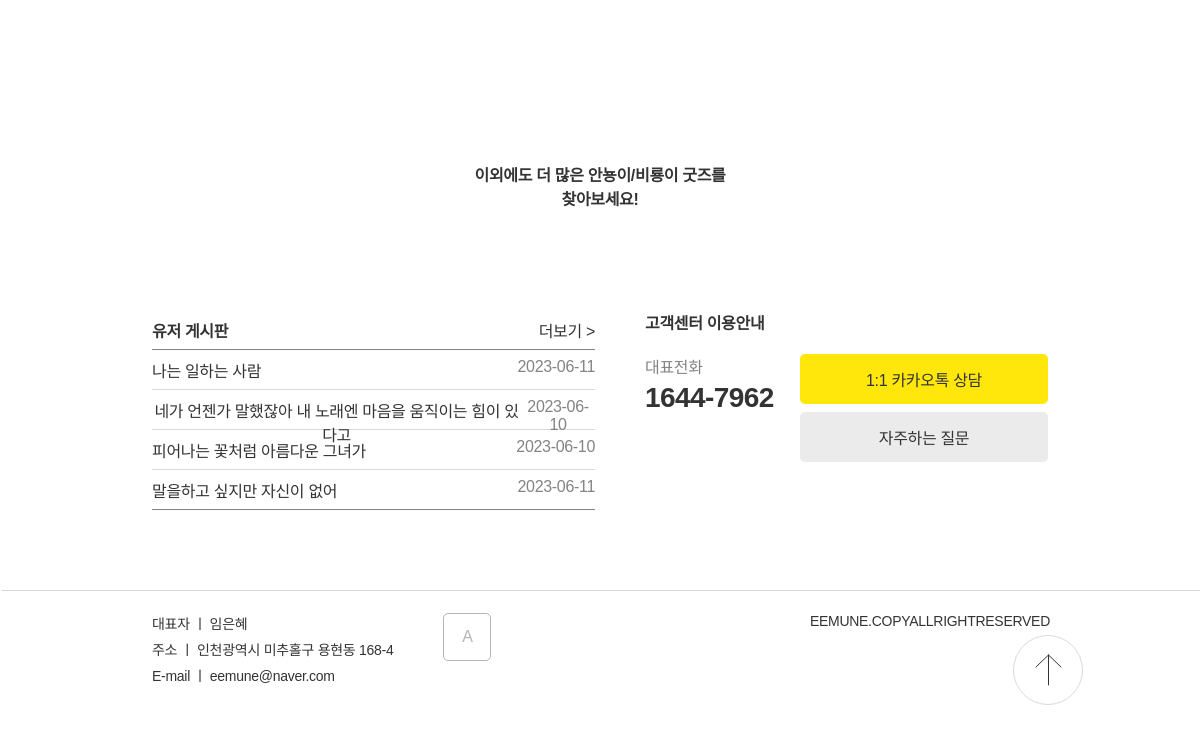
Before: / (lower part) with the older database file.
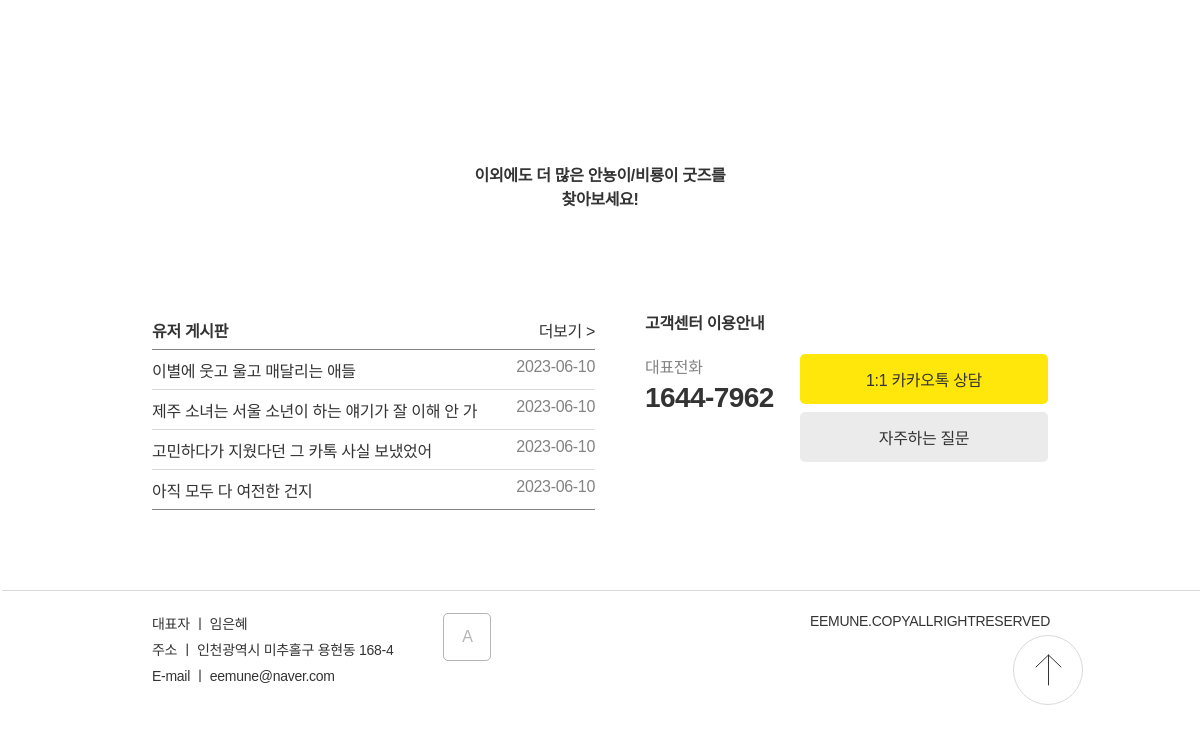
After: the same page with the newer database file.
### data_models.py (models this page shows)
class Board(db.Model):
    __tablename__="Board"
    id=Column(db.Integer, primary_key=True)
    post_id=Column(String(8))
    writer_id = Column(String(32))
    title=Column(String)
    content=Column(String)
    data=Column(String)

### server.py (the view)
@app.route('/')
def gogo_main():
    board_data=db.session.query(Board).order_by(desc(Board.id)).all()[:4]
    return render_template('index.html', Wishlist=Wishlist, boards = board_data)

### templates/index.html (shortened to what this page needs)
<!DOCTYPE html>
<html lang="ko">
<head>
    <link href="../static/CSS/nav.css" rel="stylesheet">
    <link href="../static/CSS/stylesheet.css" rel="stylesheet">
    <link href="../static/CSS/stylesheet_main.css" rel="stylesheet">
</head>
<body>
    <div id="comp_main">
        <p class="weight_700 size_28px" style="text-align: center; margin-bottom: 100px; margin-top: 200px;">이외에도 더 많은 안뇽이/비룡이 굿즈를</br>찾아보세요!</p>
        <div class="notice_section">
            <ul class="notice_list">
                <li class="notice_header">
                    <P class="weight_700">유저 게시판</P>
                    <a href="/board"><p>더보기 ></p></a>
                </li>
                {% for post in boards %}
                <li>
                    <p><a href="/user_post?post_id={{post.id}}">{{post.title}}</a></p>
                    <p class="color_B5B5B5">{{post.data}}</p>
                </li>
                {% endfor %}
            </ul>
            <div class="call_section">
                <p class="weight_700">고객센터 이용안내</p>
                <div class="left_right_container">
                    <div class="left">
                        <p class="color_B5B5B5">대표전화</p>
                        <p class="weight_700">1644-7962</p>
                    </div>
                    <div class="right">
                        <button onclick="location.href='error'">1:1 카카오톡 상담</button>
                        <button onclick="location.href='error'">자주하는 질문</button>
                    </div>
            </div>
            </div>
        </div>
    </div>
</body>
<footer>
    <div class="introduction">
        <p class="size_14">대표자 ㅣ 임은혜</p>
        <p class="size_14">주소 ㅣ 인천광역시 미추홀구 용현동 168-4</p>
        <p class="size_14">E-mail ㅣ eemune@naver.com</p>
    </div>
    <button onclick="location.href='/adminpage'">A</button>
    <div class="copyright">
        <p class="color_838383 size_14">EEMUNE.COPYALLRIGHTRESERVED</p>
    </div>
    <img id="gogo_top" src="../static/img/icon/icon_top.svg" onclick="location.href='#'"/>
</footer>
</html>

Changed rows visible on the page:
removed Board: title "나는 일하는 사람", data "2023-06-11"
no longer on this page (row unchanged): Board: title "네가 언젠가 말했잖아 내 노래엔 마음을 움직이는 힘이 있다고", data "2023-06-10"
no longer on this page (row unchanged): Board: title "피어나는 꽃처럼 아름다운 그녀가", data "2023-06-10"
no longer on this page (row edited): Board: title "말을하고 싶지만 자신이 없어", data "2023-06-11"
added Board: title "이별에 웃고 울고 매달리는 애들", data "2023-06-10"
added Board: title "제주 소녀는 서울 소년이 하는 얘기가 잘 이해 안 가", data "2023-06-10"
added Board: title "고민하다가 지웠다던 그 카톡 사실 보냈었어", data "2023-06-10"
added Board: title "아직 모두 다 여전한 건지", data "2023-06-10"
